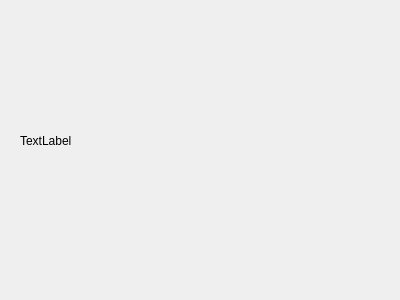
<?xml version="1.0" encoding="UTF-8"?>
<ui version="4.0">
 <class>Dialog</class>
 <widget class="QDialog" name="Dialog">
  <property name="geometry">
   <rect>
    <x>0</x>
    <y>0</y>
    <width>400</width>
    <height>300</height>
   </rect>
  </property>
  <property name="windowTitle">
   <string>Dialog</string>
  </property>
  <widget class="QLabel" name="lbl">
   <property name="geometry">
    <rect>
     <x>20</x>
     <y>60</y>
     <width>361</width>
     <height>161</height>
    </rect>
   </property>
   <property name="text">
    <string>TextLabel</string>
   </property>
  </widget>
 </widget>
 <resources/>
 <connections/>
</ui>
